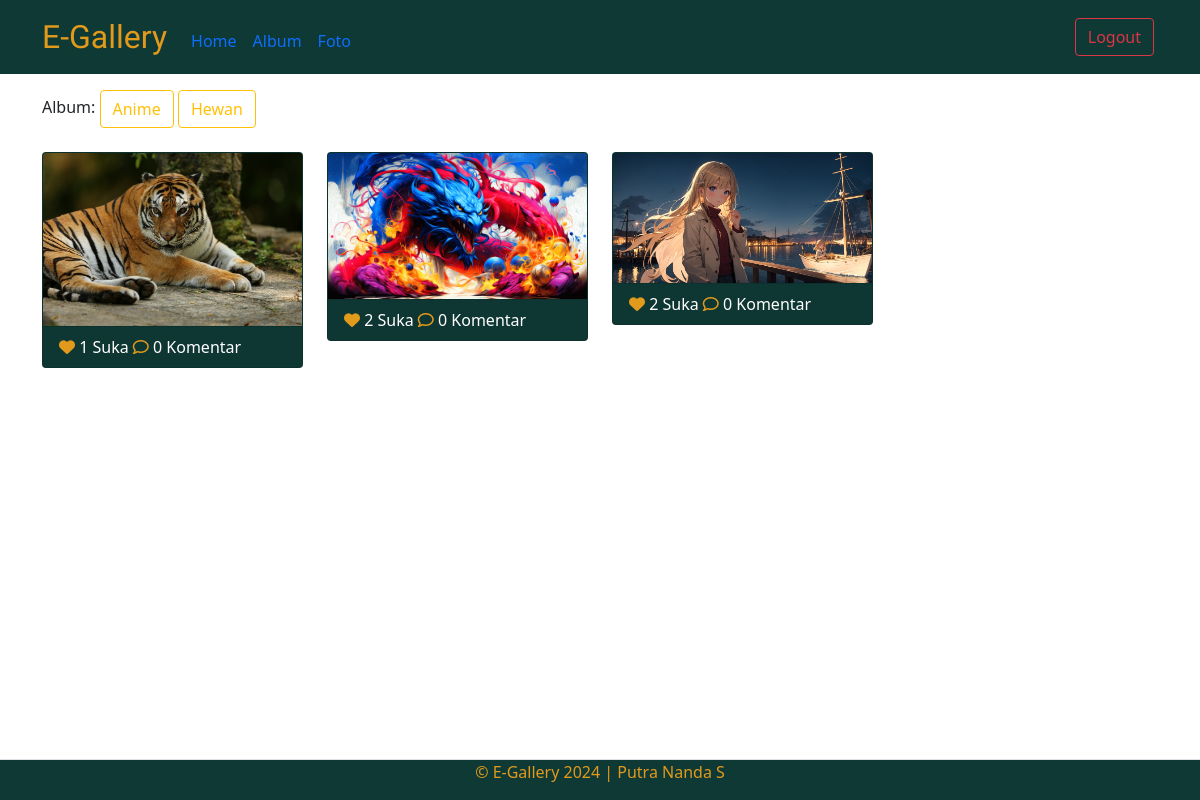
Page /admin/home.php (signed in) on the committed database.
### tables this page shows
CREATE TABLE `album` (
  `albumid` int(11) NOT NULL,
  `namaalbum` varchar(255) NOT NULL,
  `deskripsi` text NOT NULL,
  `tanggaldibuat` date NOT NULL,
  `userid` int(11) NOT NULL
);

CREATE TABLE `foto` (
  `fotoid` int(11) NOT NULL,
  `judulfoto` varchar(255) NOT NULL,
  `deskripsifoto` text NOT NULL,
  `tanggaldiunggah` date NOT NULL,
  `lokasifile` varchar(255) NOT NULL,
  `albumid` int(11) NOT NULL,
  `userid` int(11) NOT NULL
);

### admin/home.php (the view, shortened to what this page needs)
<?php
include '../config/koneksi.php';
$userid = $_SESSION['userid'];
?>
<!doctype html>
<html lang="en">
<head>
    <link href="https://cdn.jsdelivr.net/npm/bootstrap@5.0.2/dist/css/bootstrap.min.css" rel="stylesheet"
>
    <link rel="stylesheet" href="https://cdnjs.cloudflare.com/ajax/libs/font-awesome/6.5.1/css/all.min.css" />
    <link rel="stylesheet" href="../assets/css/style.css">
    <?php include '../assets/font/link.php'; ?>
</head>
<body>
    <nav class="navbar navbar-expand-lg">
        <div class="container">
            <a class="navbar-brand fs-2" href="index.php">E-Gallery</a>
            <div class="collapse navbar-collapse mt-2" id="navbarNav">
                <div class="halaman">
                    <div class="navbar-nav me-auto">
                        <a href="home.php" class="nav-link">Home</a>
                        <a href="album.php" class="nav-link">Album</a>
                        <a href="foto.php" class="nav-link">Foto</a>
                    </div>
                </div>
            </div>
            <div class="das">
                <a href="../config/aksilogout.php" class="btn btn-outline-danger font m-1">Logout</a>
            </div>
        </div>
    </nav>
    <div class="container mt-3 mb-5">
        Album:
        <?php
        $album = mysqli_query($koneksi, "SELECT * FROM album WHERE userid='$userid'");
        while ($row = mysqli_fetch_array($album)) { ?>
        <a href="home.php?albumid=<?php echo $row['albumid'] ?>"
            class="btn btn-outline-warning"><?php echo $row['namaalbum'] ?></a>
        <?php } ?>
        <div class="row">
            <?php
            if (isset($_GET['albumid'])) {
                $albumid = $_GET['albumid'];
                $query = mysqli_query($koneksi, "SELECT * FROM foto WHERE userid='$userid' AND albumid='$albumid' ORDER BY foto.tanggaldiunggah DESC");
                while ($data = mysqli_fetch_array($query)) { ?>
            <div class="col-md-3 mt-2">
                <a type="button" data-bs-toggle="modal" data-bs-target="#komentar<?php echo $data['fotoid'] ?>">
                    <div class="card">
                        <img src="../assets/img/<?php echo $data['lokasifile'] ?>" class="card-img-top"
                            title="<?php echo $data['judulfoto'] ?>" width="200px">
                        <div class="card-footer text-start">
                            <?php
                                    $fotoid = $data['fotoid'];
                                    $ceklike = mysqli_query($koneksi, "SELECT * FROM likefoto WHERE fotoid='$fotoid' AND userid='$userid'");
                                    if (mysqli_num_rows($ceklike) == 1) { ?>
                            <a href="../config/proseslike.php?fotoid=<?php echo $data['fotoid'] ?>" type="submit"
                                name="batalsuka"><i class="fa fa-heart"></i></a>
                            <?php } else { ?>
                            <a href="../config/proseslike.php?fotoid=<?php echo $data['fotoid'] ?>" type="submit"
                                name="suka"><i class="fa-regular fa-heart"></i></a>
                            <?php }
                                    $like = mysqli_query($koneksi, "SELECT * FROM likefoto WHERE fotoid='$fotoid'");
                                    echo mysqli_num_rows($like) . ' Suka';
                                    ?>
                            <a href="#" type="button" data-bs-toggle="modal"
                                data-bs-target="#komentar<?php echo $data['fotoid'] ?>"><i
                                    class="fa-regular fa-comment"></i></a>
                            <?php
                                    $jumlahkmen = mysqli_query($koneksi, "SELECT * FROM komentarfoto WHERE fotoid='$fotoid'");
                                    echo mysqli_num_rows($jumlahkmen) . ' Komentar';
                                    ?>
                        </div>
                    </div>
                </a>
                <div class="modal fade" id="komentar<?php echo $data['fotoid'] ?>" tabindex="-1"
                    aria-labelledby="exampleModalLabel" aria-hidden="true">
                    <div class="modal-dialog modal-xl">
                        <div class="modal-content">
                            <div class="modal-body">
                                <div class="row">
                                    <div class="col-md-8">
                                        <img src="../assets/img/<?php echo $data['lokasifile'] ?>" class="card-img-top"
                                            title="<?php echo $data['judulfoto'] ?>">
                                    </div>
                                    <div class="col-md-4">
                                        <div class="m-2">
                                            <div class="overflow-auto">
                                                <div class="sticky-top">
                                                    <div class="judul mb-2">
                                                        <strong><?php echo $data['judulfoto'] ?></strong>
                                                    </div>
                                                    <span
                                                        class="badge bg-info"><?php echo $data['tanggaldiunggah'] ?></span>
                                                </div>
                                                <hr>
                                                <div class="teks">
                                                    <p style="text-align: left;">
                                                        "<?php echo $data['deskripsifoto'] ?>."
                                                    </p>
                                                </div>
                                                <hr>
                                                <div class="scrol">
                                                    <?php
                                                            $fotoid = $data['fotoid'];
                                                            $komeantar = mysqli_query($koneksi, "SELECT * FROM komentarfoto INNER JOIN user ON komentarfoto.userid=user.userid WHERE komentarfoto.fotoid='$fotoid'");
                                                            while ($row = mysqli_fetch_array($komeantar)) { ?>
                                                    <p style="text-align: left;">
                                                    <div class="judul fw-bold">
                                                        <?php echo $row['namalengkap'] ?>
                                                    </div>
                                                    <div class="komentar justify-content-between">
                                                        <?php echo $row['isikomentar'] ?>
                                                        <a href="../config/hapuskomentar.php?komentarid=<?php echo $row['komentarid'] ?>"
                                                            class="btn btn-danger btn-sm bi bi-trash3"></a>
                                                    </div>
                                                    </p>
                                                    <?php } ?>
                                                </div>
                                                <hr>
                                                <div class="sticky-bottom">
                                                    <form action="../config/proseskomentari.php" method="POST">
                                                        <input type="hidden" name="fotoid"
                                                            value="<?php echo $data['fotoid'] ?>">
                                                        <div class="kolom mb-2">
                                                            <textarea type="text" name="isikomentar"
                                                                class="form-control shadow-none"
                                                                placeholder="Tambah Komentar"></textarea>
                                                        </div>
                                                        <button type="submit" name="kirimkomentar"
                                                            class="btn btn-warning">Kirim</button>
                                                    </form>
                                                </div>
                                            </div>
                                        </div>
                                    </div>
                                </div>
                            </div>
                        </div>
                    </div>
                </div>
            </div>
            <?php }
            } else {
                $query = mysqli_query($koneksi, "SELECT * FROM foto WHERE userid='$userid' ORDER BY foto.tanggaldiunggah DESC");
                while ($data = mysqli_fetch_array($query)) { ?>
            <div class="col-md-3 ">
                <a type="button" data-bs-toggle="modal" data-bs-target="#komentar<?php echo $data['fotoid'] ?>">
                    <div class="card">
                        <img src="../assets/img/<?php echo $data['lokasifile'] ?>" class="card-img-top"
                            title="<?php echo $data['judulfoto'] ?>" width="200px">
                        <div class="card-footer text-start">
                            <?php
                                    $fotoid = $data['fotoid'];
                                    $ceklike = mysqli_query($koneksi, "SELECT * FROM likefoto WHERE fotoid='$fotoid' AND userid='$userid'");
                                    if (mysqli_num_rows($ceklike) == 1) { ?>
                            <a href="../config/proseslike.php?fotoid=<?php echo $data['fotoid'] ?>" type="submit"
                                name="batalsuka"><i class="fa fa-heart"></i></a>
                            <?php } else { ?>
                            <a href="../config/proseslike.php?fotoid=<?php echo $data['fotoid'] ?>" type="submit"
                                name="suka"><i class="fa-regular fa-heart"></i></a>
                            <?php }
                                    $like = mysqli_query($koneksi, "SELECT * FROM likefoto WHERE fotoid='$fotoid'");
                                    echo mysqli_num_rows($like) . ' Suka';
                                    ?>
                            <a href="#" type="button" data-bs-toggle="modal"
                                data-bs-target="#komentar<?php echo $data['fotoid'] ?>"><i
                                    class="fa-regular fa-comment"></i></a>
                            <?php
                                    $jumlahkmen = mysqli_query($koneksi, "SELECT * FROM komentarfoto WHERE fotoid='$fotoid'");
                                    echo mysqli_num_rows($jumlahkmen) . ' Komentar';
                                    ?>
                        </div>
                    </div>
                </a>
            </div>
            <?php }
            } ?>
        </div>
    </div>
    <footer class="d-flex justify-content-center border-top mt-3 fixed-bottom">
        <p>&copy; E-Gallery 2024 | Putra Nanda S</p>
    </footer>
</body>
</html>

### assets/css/style.css (style rules this page uses)
.navbar, footer { background: #0f3935; }
footer { color: #e19a1c; }
.card { background: #0f3935; }
.card .card-footer { color: white; }
.card .card-footer a { color: #e19a1c; }
.navbar-brand { font-family: "Protest Riot", sans-serif; color: #e19a1c; }

### rows in the picture
album: namaalbum "Anime"
album: namaalbum "Hewan"
foto: lokasifile+judulfoto (picture), mysqli_num_rows($like) "1", mysqli_num_rows($jumlahkmen) "0"
foto: lokasifile (picture), mysqli_num_rows($like) "2", mysqli_num_rows($jumlahkmen) "0"
foto: lokasifile (picture), mysqli_num_rows($like) "2", mysqli_num_rows($jumlahkmen) "0"
